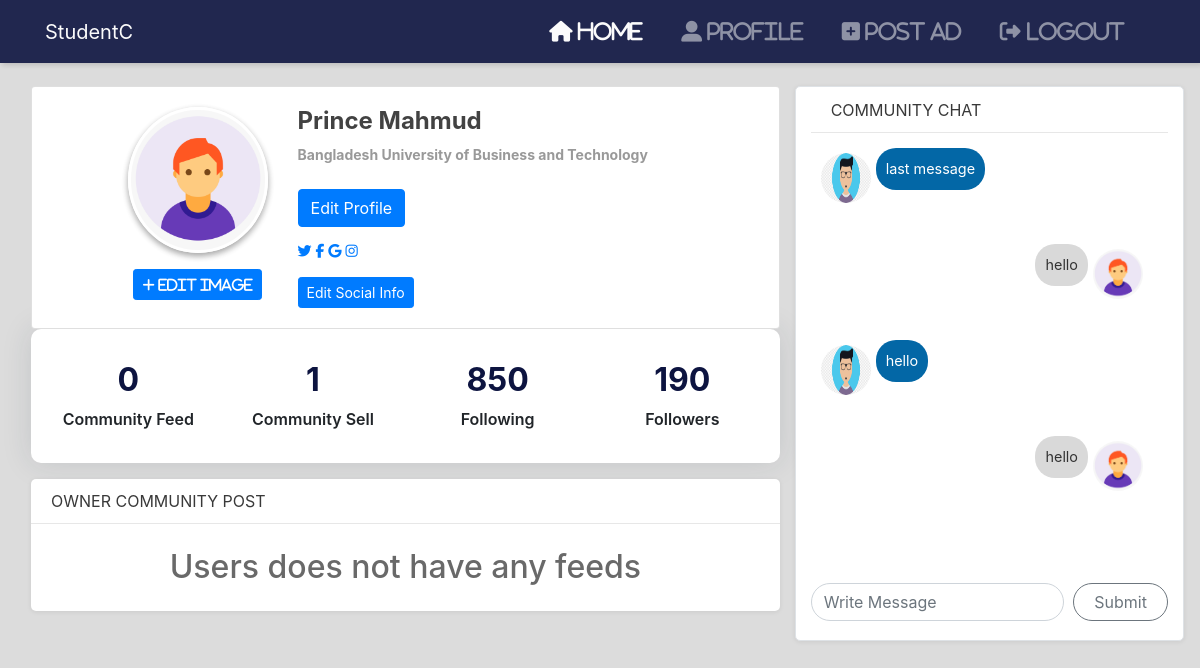
The page /profile.php?user=4 (signed in) on the database its author committed.
### tables this page shows
CREATE TABLE `users` (
  `user_id` int(11) NOT NULL,
  `user_name` varchar(255) NOT NULL,
  `user_uni_id` int(11) NOT NULL,
  `user_email` varchar(100) NOT NULL,
  `user_password` text NOT NULL,
  `user_image` text NOT NULL,
  `user_about_me` text NOT NULL,
  `user_created_time` timestamp NOT NULL DEFAULT current_timestamp(),
  `user_updated_time` timestamp NULL DEFAULT NULL
);

CREATE TABLE `messages` (
  `message_id` int(11) NOT NULL,
  `message_user_id` int(11) NOT NULL,
  `message_details` text NOT NULL,
  `message_created_time` timestamp NOT NULL DEFAULT current_timestamp()
);

### profile.php (the view, shortened to what this page needs)
<?php include './includes/header.php' ?>
<?php include './config/database.php'; ?>
</head>
<?php
    if(isset($_GET['user'])) {
        $user_id = $_GET['user'];
        $query = "SELECT *,
                (SELECT COUNT(feeds.feed_id) FROM feeds WHERE feeds.feed_user_id = users.user_id) AS totalFeed,
                (SELECT COUNT(posts.post_id) FROM posts WHERE posts.post_user_id = users.user_id) AS totalPost,
                (SELECT universities.uni_name FROM universities WHERE universities.uni_id = users.user_uni_id) AS university_name
                FROM users WHERE users.user_id = $user_id ";
        $result = $mysqli->query($query);
        if($result->num_rows == 1) {
            $row = $result->fetch_array(MYSQLI_ASSOC);
            $user_name =  $row['user_name'];
            $user_image = $row['user_image'];
            $total_feed = $row['totalFeed'];
            $total_post = $row['totalPost'];
            $university_name = $row['university_name'];
        } else {
            echo 'no user found';
        }
    } else {
    }
?>
<body>
<?php include './includes/navbar.php' ?>
    <section id="head" class="p-3">
        <div class="container-fluid">
            <div class="row">
                <div class="col-md-8">
                        <div class="card profile-header">
                            <div class="body">
                                <div class="row">
                                    <div class="col-lg-4 col-md-4 col-12">
                                        <div class="profile-image float-md-right text-center">
                                            <img src="img/<?php echo $user_image ?>" class="mb-3" alt="" class=""><br>
                                            <?php
                                                if($user_id == $_SESSION['user_id']) {
                                                    echo '<button class="btn btn-primary btn-round btn-sm" type="button" data-toggle="modal" data-target="#editProfileImageModal"><i class="fa fa-plus"> Edit Image</i></button>';
                                                }
                                            ?>
                                        </div>
                                    </div>
                                    <div class="col-lg-8 col-md-8 col-12">
                                        <h4 class="m-t-0 m-b-0"><strong><?php echo $user_name ?></strong></h4>
                                        <span class="job_post"><?php echo $university_name?></span>
                                        <div class="mt-4">
                                            <?php
                                            if($user_id == $_SESSION['user_id']) {
                                                echo '<button class="btn btn-primary btn-round" type="button" data-toggle="modal" data-target="#editProfileModal">Edit Profile</button>';
                                            } else {
                                                echo '<button class="btn btn-primary btn-round"><i class="fa fa-plus"> Follow</i></button>';
                                            }
                                            ?>
                                        </div>
                                        <p class="m-t-5 m-b-0 pt-2">
                                            <?php
                                                $get_contacts = "SELECT * from contacts where user_id = $user_id";
                                                if($contacts = $mysqli->query($get_contacts)) {
                                                    if($contacts->num_rows == 1 ) {
                                                        $row = $contacts->fetch_array(MYSQLI_ASSOC);
                                                        $twitter_link = $row['twitter'];
                                                        $facebook_link = $row['facebook'];
                                                        $google_link = $row['google'];
                                                        $instagram_link = $row['instagram'];
                                                    }
                                                }
                                            ?>
                                            <a class="<?php echo empty($twitter_link) ? 'd-none' : '' ?>" title="Twitter" href="https://twitter.com/<?php echo $twitter_link ?>" target="_blank"><i class="fa fa-twitter" class= "icon"></i></a>
                                            <a class="<?php echo empty($facebook_link) ? 'd-none' : '' ?>" title="Facebook" href="https://www.facebook.com/<?php echo $facebook_link ?>" target="_blank"><i class="fa fa-facebook" class= "icon" ></i></a>
                                            <a class="<?php echo empty($google_link) ? 'd-none' : '' ?>" title="Google-plus" href="mailto:<?php echo $google_link ?>" target="_blank"><i class="fa fa-google" class= "icon"></i></a>
                                            <a class="<?php echo empty($instagram_link) ? 'd-none' : '' ?>" title="Instagram" href="https://www.instagram.com/<?php echo $instagram_link ?>" target="_blank"><i class="fa fa-instagram " class= "icon"></i></a>
                                        </p>
                                        <?php
                                            if($user_id == $_SESSION['user_id']) {
                                                echo '<button class="btn btn-primary btn-round btn-sm" type="button" data-toggle="modal" data-target="#editSocialModal">Edit Social Info</button>';
                                            }
                                        ?>
                                    </div>
                                </div>
                            </div>
                        </div>
                        <div class="counter">
                            <div class="row">
                                <div class="col-6 col-lg-3">
                                    <div class="count-data text-center">
                                        <h6 class="count h2"><?php echo $total_feed; ?></h6>
                                        <p class="m-0px font-w-600">Community Feed</p>
                                    </div>
                                </div>
                                <div class="col-6 col-lg-3">
                                    <div class="count-data text-center">
                                        <h6 class="count h2"><?php echo $total_post; ?></h6>
                                        <p class="m-0px font-w-600">Community Sell</p>
                                    </div>
                                </div>
                                <div class="col-6 col-lg-3">
                                    <div class="count-data text-center">
                                        <h6 class="count h2" data-to="850" data-speed="850">850</h6>
                                        <p class="m-0px font-w-600">Following</p>
                                    </div>
                                </div>
                                <div class="col-6 col-lg-3">
                                    <div class="count-data text-center">
                                        <h6 class="count h2" data-to="190" data-speed="190">190</h6>
                                        <p class="m-0px font-w-600">Followers</p>
                                    </div>
                                </div>
                            </div>
                        </div>
                        <div class="card-box mt-3">
                            <div class="card-box-heading mb-4">
                                OWNER COMMUNITY POST
                            </div>
                            <?php
                            require_once './config/database.php';
                            if(isset($_GET['page'])) {
                                $page = $_GET['page'];
                            } else {
                                $page = 1;
                            }
                            $no_of_records_per_page = 10;
                            $offset = ($page-1) * $no_of_records_per_page;
                            $query = "SELECT * FROM feeds join users where feeds.feed_user_id = users.user_id AND users.user_id = $user_id LIMIT $offset, $no_of_records_per_page";
                            $result = $mysqli->query($query);
                            if($result->num_rows > 0) {
                                while($row = $result->fetch_array()) {
                                    $feed_id = $row['feed_id'];
                                    $feed_content = $row['feed_content'];
                                    $feed_created_time = $row['feed_created_time'];
                                    $feed_user_id = $row['user_id'];
                                    $user_name = $row['user_name'];
                                    $user_image = $row['user_image'];
                            ?>
                                <div class="card mb-3 post">
                                    <div class="card-body">
                                        <img src="img/<?php echo $user_image ?>" class="post-user-img" alt="">
                                        <h4 class="card-title post-user"><?php echo $user_name ?></h4>
                                        <p class="card-text"><?php echo $feed_content ?></p>
                                        <a href="#" class="btn post-button"><b>View More</b></a>
                                        <p class="text-muted small post-date"><?php echo $feed_created_time ?></p>
                                    </div>
                                </div>
                            <?php
                                }
                            } else {
                                echo '<h2 class="text-center pb-4">Users does not have any feeds</h2>';
                            }
                        ?>
                        </div>
                </div>
                <div class="col-md-4 border chatbox">
                    <div class="chatbox-heading">
                        COMMUNITY CHAT
                    </div>
                    <div class="messages">
                        <ul>
                        <?php
                            $session_uni_id = $_SESSION['user_uni_id'];
                            $query = "SELECT message_id, message_user_id, message_details, message_created_time,
                                    user_id, user_name, user_uni_id, user_image from messages join users
                                    where messages.message_user_id = users.user_id and users.user_uni_id = $session_uni_id ORDER BY message_id DESC;";
                            $result = $mysqli->query($query);
                            if($result->num_rows > 0) {
                                while($row = $result->fetch_array()) {
                                    $message_user_id = $row['message_user_id'];
                                    $message = $row['message_details'];
                                    $user_image = $row['user_image'];
                        ?>
                            <li class="<?php echo $message_user_id == $_SESSION['user_id'] ? 'replies' : 'sent' ?>">
                                <img src="img/<?php echo $user_image ?>" alt="" />
                                <p><?php echo $message ?></p>
                            </li>
                        <?php
                                }
                            }
                        ?>
                        </ul>
                    </div>
                    <form action="message.php" method="POST">
                        <div class="input-group mb-3 message-input">
                            <input type="text" name="message" class="form-control" style="border-radius: 50px;
                            margin-right: 10px;" placeholder="Write Message" aria-label="Recipient's username" aria-describedby="basic-addon2">
                            <div class="input-group-append">
                            <input name="message_sent" class="btn btn-outline-secondary" style="border-radius: 50px;
                            padding: 0 20px;" type="submit">
                            </div>
                        </div>
                    </form>
                </div>
            </div>
        </div>
    </section>
    <?php include './includes/footer.php' ?>

### css/style.css (style rules this page uses)
body { background-color :#dcdcdc; }
.card-box { margin-bottom: 30px; color: #696969; background-color: #fff; border-radius: 5px; box-shadow: 0 1px 5px rgba(0, 0, 0, 0.08); }
.card-box-heading { color: #393939; padding: 10px 20px; border-width: 0; border-radius: 0; border-bottom: 1px solid #cacaca75; padding-bottom: 10px; }
.chatbox { height: auto; background-color: #fff; border-radius: 5px; box-shadow: 0 1px 5px rgba(0, 0, 0, 0.08); padding-top: 1px; margin-top: 7px; }
.chatbox-heading { color: #393939; padding: 10px 20px; border-width: 0; border-radius: 0; border-bottom: 1px solid #cacaca75; padding-bottom: 10px; }
.messages { overflow-y: scroll; height: 450px; }
.messages ul { margin: 0; padding: 0; }
.messages ul li { list-style: none; display: inline-block; clear: both; margin: 15px 5px; width: calc(100% - 25px); font-size: 0.9em; }
.messages ul li img { width: 50px; height: 50px; border-radius: 50%; margin: 5px; }
.messages ul li p { display: table; padding: 10px; border-radius: 20px; max-width: 300px; }
.sent img { float: left; }
.replies img { float: right; }
.sent p { background-color: #0367A6; color: #fff; float: left; }
.replies p { background-color: #D9D9D9; color: #333; float: right; }
.profile-header { position: relative; margin-top: 7px; }
.card .body { font-size: 14px; color: #424242; padding: 20px; font-weight: 400; }
.profile-header .profile-image img { border-radius: 50%; width: 140px; border: 3px solid #fff; box-shadow: 0 3px 6px rgba(0, 0, 0, 0.16), 0 3px 6px rgba(0, 0, 0, 0.23); }
.m-t-5 { margin-top: 5px; }
.counter { padding: 22px 20px; background: #ffffff; border-radius: 10px; box-shadow: 0 0 30px rgba(31, 45, 61, 0.125); }
.counter .count-data { margin-top: 10px; margin-bottom: 10px; }
.counter p { font-weight: 600; margin: 0; }
.count.h2 { color: #0D1440; font-weight: bold; }
.job_post { color: #999; font-weight: bold; }

### rows shown on the page
users: user_image (picture), user_name "Prince Mahmud"
messages: users.user_image (picture), message_details "last message"
messages: users.user_image (picture), message_details "hello"
messages: users.user_image (picture), message_details "hello"
messages: users.user_image (picture), message_details "hello"

### other values the page prints
$university_name "Bangladesh University of Business and Technology"
$total_feed "0"
$total_post "1"
